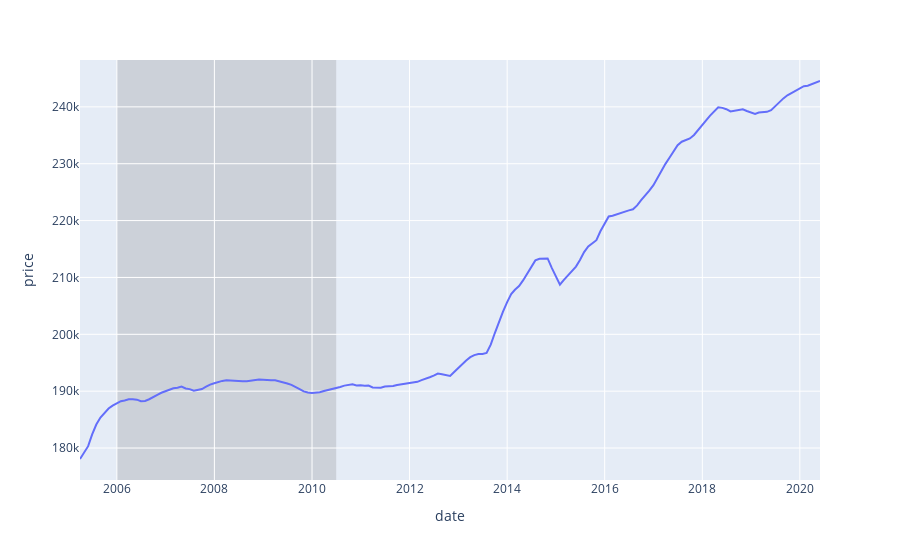

Notebook source saved alongside this figure:
### Markdown cell above
Then we will create a line plot that shows the house price trends over time, with the time period covered by De Cock's Assessor's office data highlighted in grey.

### Code cell
fig = px.line(zillow_prices_ames, x="date", y="price")
fig.add_vrect(x0="2006-01-01", x1="2010-07-01", y0=0, y1=1,
              fillcolor="grey", opacity=0.25, line_width=0, layer="below")

### Figure 1 — Plotly figure (JSON) as saved in the notebook; plotly's stock layout.template omitted (floating-point values rounded to 4 significant figures; data arrays with more than 128 entries replaced by an {"elided": "..."} marker saying what was removed)
{"data": [{"hovertemplate": "date=%{x}<br>price=%{y}<extra></extra>", "legendgroup": "", "line": {"color": "#636efa", "dash": "solid"}, "marker": {"symbol": "circle"}, "mode": "lines", "name": "", "orientation": "v", "showlegend": false, "type": "scatter", "x": {"elided": "183 str values"}, "xaxis": "x", "y": {"elided": "183 int values"}, "yaxis": "y"}], "layout": {"legend": {"tracegroupgap": 0}, "margin": {"t": 60}, "shapes": [{"fillcolor": "grey", "layer": "below", "line": {"width": 0}, "opacity": 0.25, "type": "rect", "x0": "2006-01-01", "x1": "2010-07-01", "xref": "x", "y0": 0, "y1": 1, "yref": "y domain"}], "xaxis": {"anchor": "y", "domain": [0, 1], "title": {"text": "date"}}, "yaxis": {"anchor": "x", "domain": [0, 1], "title": {"text": "price"}}}}
